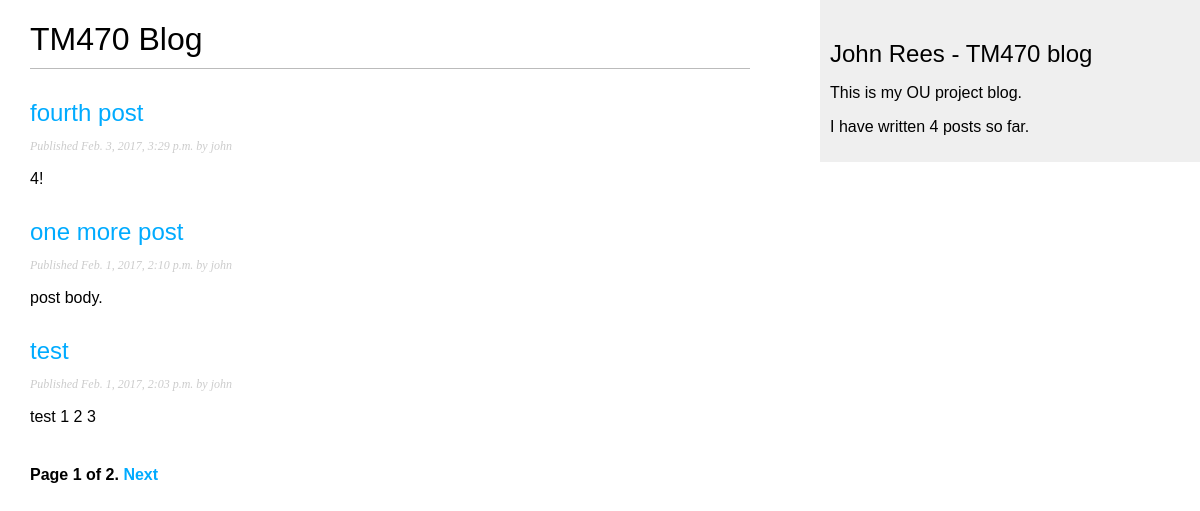
Screenshot of /blog/ with the database file from the repository.
### blog/models.py (models this page shows, shortened)
class Post (models.Model):
    STATUS_CHOICES = (
        ('draft', 'Draft'),
        ('published','Published')
    )
    title = models.CharField(max_length=250)
    slug = models.SlugField(max_length=250, unique_for_date='publish')
    author = models.ForeignKey(User, related_name='blog_posts')
    body = models.TextField()
    publish = models.DateTimeField(default=timezone.now)
    create = models.DateTimeField(auto_now=True)
    status = models.CharField(max_length=10, choices=STATUS_CHOICES, default='draft')
    objects = models.Manager() # the default manager
    published = PublishedManager() # our custom manager
    class Meta:
        ordering = ('-publish',)
    def get_absolute_url(self):
        return reverse('blog:post_detail',
            args=[self.publish.year,
                self.publish.strftime('%m'),
                self.publish.strftime('%d'),
                self.slug])

### blog/views.py (the view)
class PostListView(ListView):
    queryset = Post.published.all()
    context_object_name = 'posts'
    paginate_by = 3
    template_name = 'blog/post/list.html'

### blog/models.py (called while the page is built)
    def get_queryset(self):
        return super(PublishedManager,self).get_queryset().filter(status='published')

### blog/templatetags/blog_tags.py (called while the page is built)
@register.simple_tag
def total_posts():
    return Post.published.count()

### blog/templates/blog/post/list.html (shortened to what this page needs)
{% extends "blog/base.html" %}
{% block content %}
    <h1>TM470 Blog</h1>
    {% for post in posts %}
        <h2>
            <a href="{{ post.get_absolute_url }}">
                {{ post.title }}
            </a>
        </h2>
        <p class="date">
            Published {{ post.publish }} by {{ post.author }}
        </p>
        {{ post.body|truncatewords:30|linebreaks }}
    {% endfor %}
    {% include "pagination.html" with page=page_obj %}
{% endblock %}

### blog/static/css/blog.css (style rules this page uses)
body { margin:0; padding:0; font-family:helvetica, sans-serif; }
a { color:#00abff; text-decoration:none; }
h1 { font-weight:normal; border-bottom:1px solid #bbb; padding:0 0 10px 0; }
h2 { font-weight:normal; margin:30px 0 0; }
p.date { color:#ccc; font-family: georgia, serif; font-size: 12px; font-style: italic; }

### rows the page displays
Post: title "fourth post", publish "Feb. 3, 2017, 3:29 p.m.", author "john", body "4!"
Post: title "one more post", publish "Feb. 1, 2017, 2:10 p.m.", author "john", body "post body."
Post: title "test", publish "Feb. 1, 2017, 2:03 p.m.", author "john", body "test 1 2 3"

### other values shown
{{ page.number }} "1"
{{ page.paginator.num_pages }} "2"
